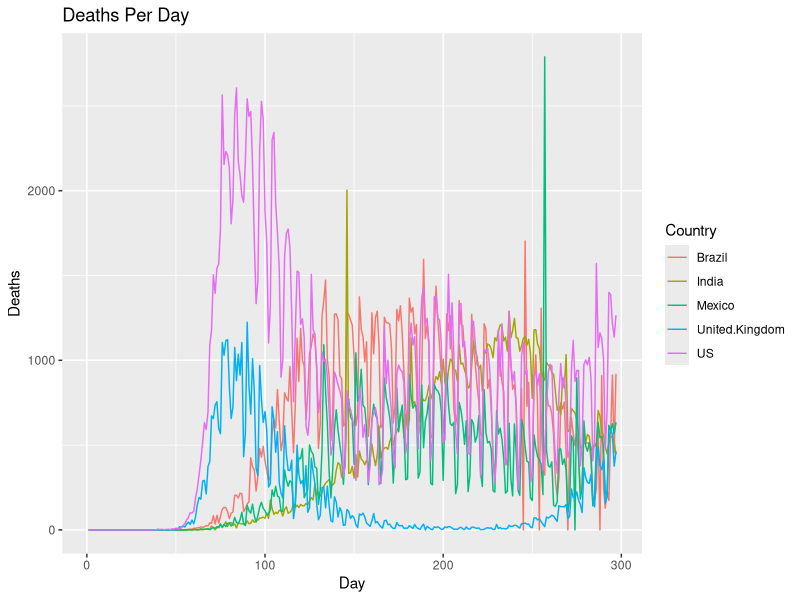

This chart was generated by the following R code:
## File containing functions producing the third chart
library("ggplot2")
library("tidyr")
library("dplyr")

CONVENIENT_global_deaths <- read.csv("data/archive/CONVENIENT_global_deaths.csv", header = T)

sum_df <- CONVENIENT_global_deaths[-c(1),]

date_df <- sum_df[,c("Country.Region", "US", "Brazil", "India", "Mexico", "United.Kingdom.10")]

names(date_df) <- c("Date", "US", "Brazil", "India", "Mexico", "United.Kingdom")

date2_df <- date_df %>% gather(Date, Country)

date2_df$test <- rep(c(1:297), 5)

names(date2_df) <- c("Country", "Deaths", "Day")

third_plot <- ggplot(data = date2_df, aes(x = Day, y = Deaths, 
                                          group = Country, color = Country)) + geom_line() +
                                          ggtitle("Deaths Per Day")

